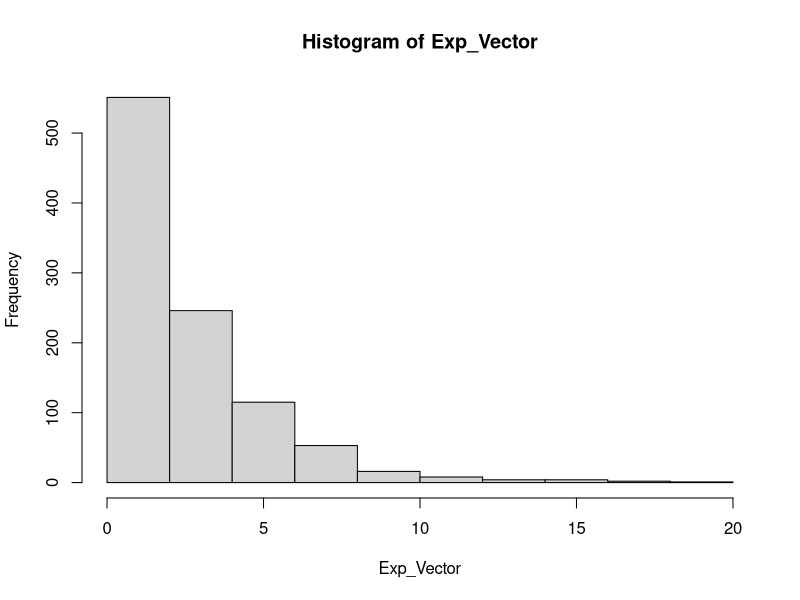
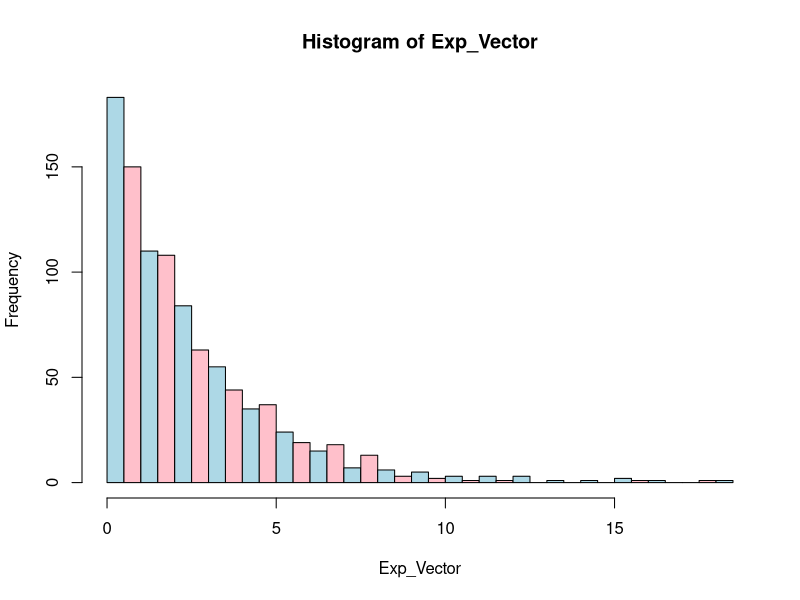
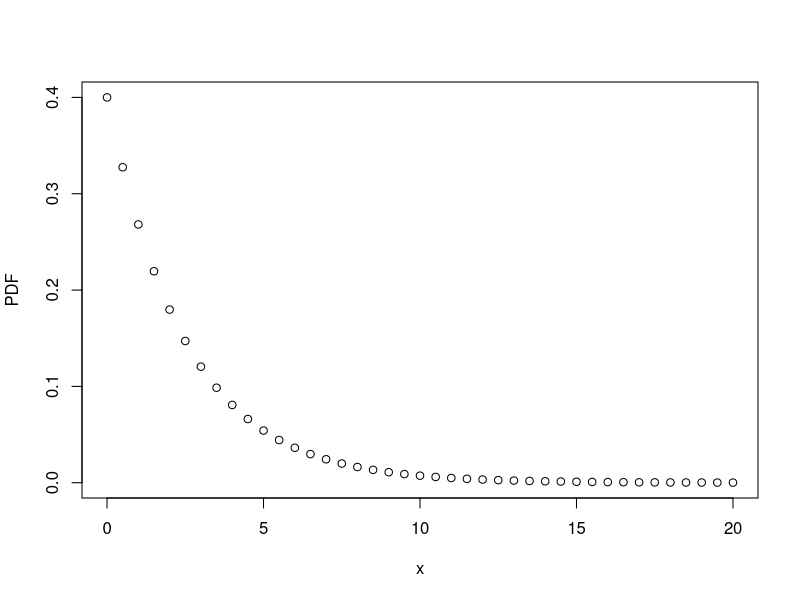
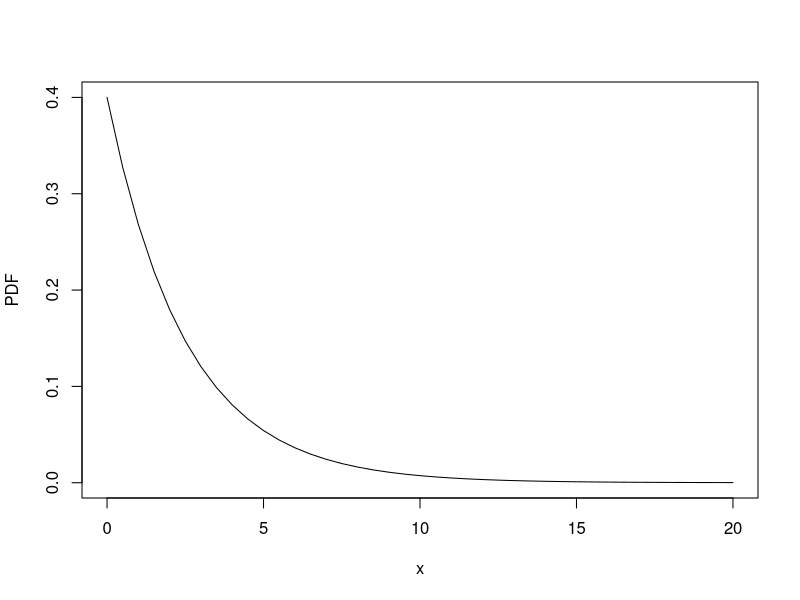
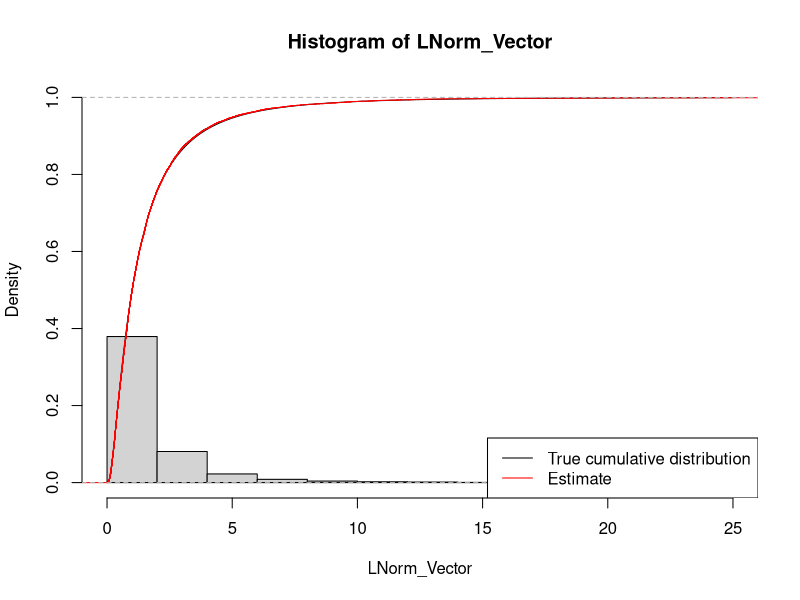
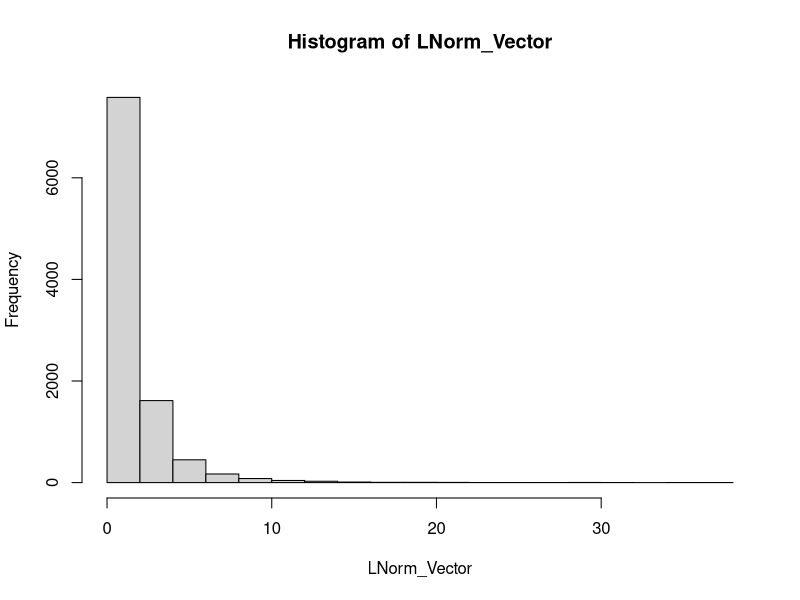
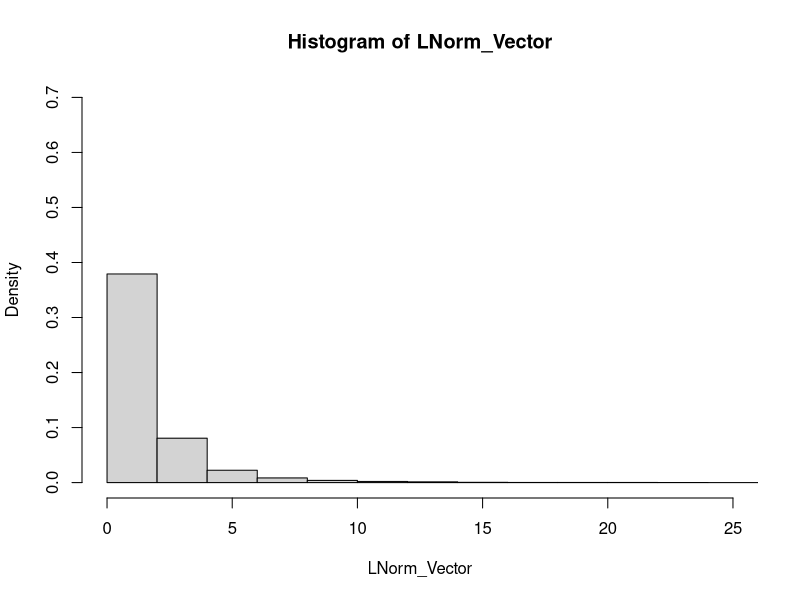
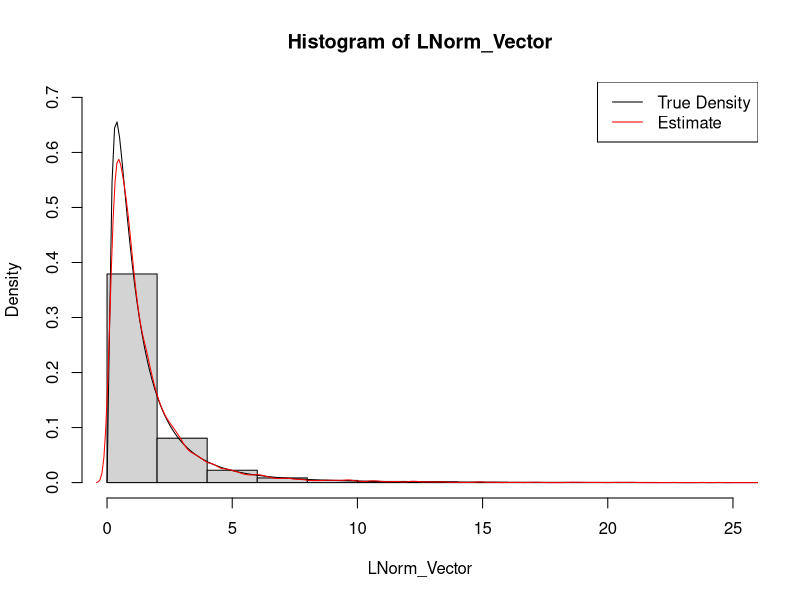

These figures' R source, in order:
## ---- chunk 1
library(magrittr)

options(repr.plot.width=10, repr.plot.height=7)
options(digits=4)
## ---- chunk 2
rexp(10,rate = (1/0.4))
## ---- chunk 3
options(digits=4)

rexp(10,rate = (1/0.4))
## ---- chunk 4
rexp(10,0.4)
## ---- chunk 5
rexp(10,0.4)
## ---- chunk 6
set.seed(1234)
rexp(10,0.4)
## ---- chunk 7
set.seed(1234)
rexp(10,0.4)

set.seed(1234)
rexp(10,0.4)

## ---- chunk 8
set.seed(1234)
Exp_Vector <- rexp(1000,0.4)
## ---- chunk 9
mean(Exp_Vector) 
## ---- chunk 10
mean(Exp_Vector) %>% round(3)
## ---- chunk 11
summary(Exp_Vector)
## ---- chunk 12
var(Exp_Vector) %>% round(3)
## ---- chunk 13
hist(Exp_Vector)
## ---- chunk 14
hist(Exp_Vector, breaks=50,col=c("lightblue","pink"))

## ---- chunk 15
x <- seq(0,20,by=0.5)
x
## ---- chunk 16
PDF <- dexp(x, 0.4)

plot(x, PDF)

## ---- chunk 17
plot(x, PDF, type="l")
## ---- chunk 18
set.seed(1234)
LNorm_Vector <- rlnorm(10000, meanlog = 0, sdlog = 1)
## ---- chunk 19
mean(LNorm_Vector) 

var(LNorm_Vector) 
## ---- chunk 20
hist(LNorm_Vector, breaks=25, freq = FALSE, xlim = c(0,25), ylim = c(0,1))

grid = seq(0,25,0.1)
lines(grid, plnorm(grid,0,1),type="l",xlab="x",ylab="f(x)", col="black")
lines(ecdf(LNorm_Vector),col="red")
legend("bottomright",c("True cumulative distribution","Estimate"),lty=1,col=c("black", "red"))
## ---- chunk 21
hist(LNorm_Vector)
## ---- chunk 22
hist(LNorm_Vector, freq = FALSE, xlim = c(0,25), ylim = c(0,0.7))
## ---- chunk 23

hist(LNorm_Vector, freq = FALSE, xlim = c(0,25), ylim = c(0,0.7))

lines(grid, dlnorm(grid,0,1),type="l",xlab="x",ylab="f(x)", col="black")

lines(density(LNorm_Vector), col="red")

legend("topright",c("True Density", "Estimate"),lty=1,col=c("black", "red"))

## ---- chunk 24
rpareto <- function(n,alpha,lambda) {
rp <- lambda*( (1-runif(n))^(-1/alpha) -1 )
rp
}
## ---- chunk 25

LNorm_Vector = rpareto(1000, 3, 1)
mean(LNorm_Vector)
var(LNorm_Vector)
## ---- chunk 26
rpareto <- function(alpha, lambda) {
rp <- lambda*( (1-runif(1))^(-1/alpha) -1 )
rp
}

LNorm_Vector = replicate( 1000, rpareto(3,1))
mean(LNorm_Vector)
var(LNorm_Vector)
